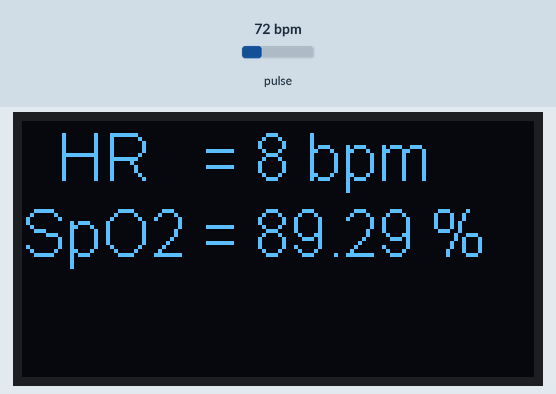
Recording of a sketch running on a simulated ESP32. Shown: 128×64 one-colour display. The test bench sets the inputs (shaded band); at power-on: pulse 72 bpm. WiFi joins after 1.5 s; servers stay silent unless stated; no MQTT or app messages arrive unless stated; what the sketch prints to the serial monitor is not drawn.

Above: at 4.4 s.
4.5 s: pulse set to 42 bpm
At 6.1 s:
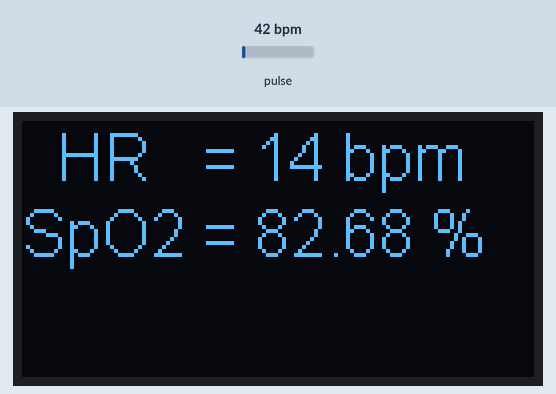
7.2 s: pulse set to 158 bpm
At 8.7 s:
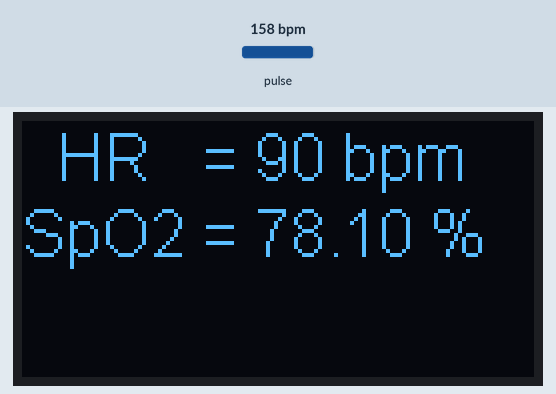
8.8 s: pulse set to 70 bpm
At 17.5 s:
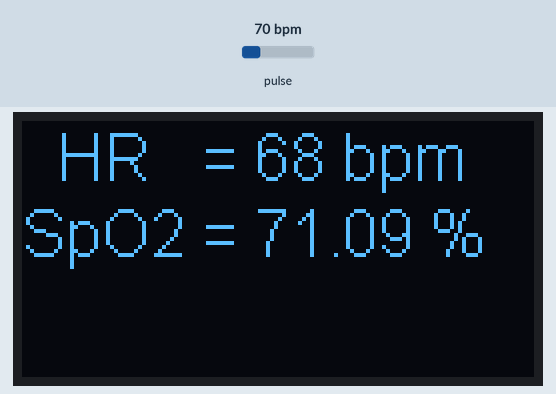
Timing chart, 0 to 17.8 s (numbered marks = the images above; inputs shaded):
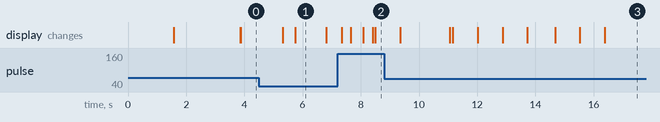

Measured:
- what the display in image 1 shows lasts 1.1 s, from 5.7 s to 6.8 s

The sketch:

Max30102_withdisplay.ino
```cpp
#include <Wire.h>
#include "MAX30105.h"  //sparkfun MAX3010X library
#include "heartRate.h" // Library to Calculate Heart Rate
#include "PubSubClient.h"
#include "WiFi.h"
#include "SSD1306Wire.h"        // legacy: #include "SSD1306.h"
#include <Adafruit_MLX90614.h>
//#include <OneWire.h>
//#include <DallasTemperature.h>

//display config
SSD1306Wire display(0x3c, SDA, SCL, GEOMETRY_128_64, I2C_ONE, 100000);

//DS18B20 Config
//#define DS18B20 4
//OneWire oneWire(DS18B20);
//DallasTemperature thermometer(&oneWire);
double temperatureC = 0;
Adafruit_MLX90614 mlx = Adafruit_MLX90614();


MAX30105 particleSensor; //MAX30105 class object

//Configuration
#define USEFIFO
#define TIMETOBOOT 3000 // wait for this time(msec) to output SpO2
#define SCALE 80 //adjust to display heart beat and SpO2 in the same scale
#define SAMPLING 1 //if you want to see heart beat more precisely , set SAMPLING to 1
#define FINGER_ON 50000 // if red signal is lower than this , it indicates your finger is not on the sensor
#define MINIMUM_SPO2 80.0

double avered = 0;
double aveir = 0;
double sumirrms = 0;
double sumredrms = 0;
int i = 0;
int Num = 100;//calculate SpO2 by this sampling interval
double ESpO2 = 95.0; //initial value of estimated SpO2
double FSpO2 = 0.7;  //filter factor for estimated SpO2
double frate = 0.95; //low pass filter for IR/red LED value to eliminate AC component


//HR Config
const byte RATE_SIZE = 8; //Increase this for more averaging. 4 is good.
byte rates[RATE_SIZE]; //Array of heart rates
byte rateSpot = 0;
long lastBeat = 0; //Time at which the last beat occurred

float beatsPerMinute;
int beatAvg = 0;

//publisher
int iterations = 0;
int counter = 0;
String spo2_;
String bpm_;
String bodytemp;

// WIFI

const char* ssid = "IOT Lab";                 // Your personal network SSID
const char* wifi_password = "iotlab_123"; // Your personal network password

// MQTT
const char* mqtt_server = "10.3.25.107";  // IP of the MQTT broker
const char* spO2_topic = "vitals/spo2/";
const char* bpm_topic = "vitals/HR/";
const char* temperature_topic = "vitals/Temperature/";
const char* mqtt_username = "fyp"; // MQTT username
const char* mqtt_password = "iomd"; // MQTT password
const char* clientID = "IOMD_Watch"; // MQTT client ID

//Condition
bool condition = false;

WiFiClient wifiClient;
PubSubClient client(mqtt_server, 1883, wifiClient);


void connect_MQTT(){
  Serial.print("Connecting to ");
  Serial.println(ssid);

  // Connect to the WiFi
  WiFi.begin(ssid, wifi_password);

  // Wait until the connection has been confirmed before continuing
  while (WiFi.status() != WL_CONNECTED) {
    delay(500);
    Serial.print(".");
  }


  // Debugging - Output the IP Address of the ESP8266
  Serial.println("WiFi connected");
  Serial.print("IP address: ");
  Serial.println(WiFi.localIP());

  // Connect to MQTT Broker
  // client.connect returns a boolean value to let us know if the connection was successful.
  // If the connection is failing, make sure you are using the correct MQTT Username and Password (Setup Earlier in the Instructable)
  if (client.connect(clientID, mqtt_username, mqtt_password)) {
    Serial.println("Connected to MQTT Broker!");
  }
  else {
    Serial.println("Connection to MQTT Broker failed...");
  }
}


void setup()
{
  Serial.begin(115200);
  mlx.begin();

  // Initialize sensor
  if (!particleSensor.begin(Wire, I2C_SPEED_FAST)) //Use default I2C port, 400kHz speed
  {
     Serial.println("MAX30102 was not found. Please check wiring.");
    while (1);
  }

  //Setup to sense a nice looking saw tooth on the plotter for SpO2
  byte ledBrightness = 0x7F; //Options: 0=Off to 255=50mA
  byte sampleAverage = 8; //Options: 1, 2, 4, 8, 16, 32
  byte ledMode = 2; //Options: 1 = Red only, 2 = Red + IR, 3 = Red + IR + Green
  //Options: 1 = IR only, 2 = Red + IR on MH-ET LIVE MAX30102 board
  int sampleRate = 800; //Options: 50, 100, 200, 400, 800, 1000, 1600, 3200
  int pulseWidth = 411; //Options: 69, 118, 215, 411
  int adcRange = 16384; //Options: 2048, 4096, 8192, 16384


  //thermometer.begin();
  connect_MQTT();
  particleSensor.setup(ledBrightness, sampleAverage, ledMode, sampleRate, pulseWidth, adcRange); //Configure sensor
  display.init();
  display.flipScreenVertically();
  display.setFont(ArialMT_Plain_10);
}

void loop()
{

  iterations++;
  if(iterations % 1000 == 0){
    iterations = 0;
    condition = true;
  }


  spo2_= String(ESpO2);
  bpm_= String(beatAvg);
  bodytemp = String(temperatureC);

  uint32_t ir, red , green;
  double fred, fir;
  double SpO2 = 0; //raw SpO2 before low pass filtered
  particleSensor.check();
  while (particleSensor.available()) {

    ir = particleSensor.getFIFORed();
    red = particleSensor.getFIFOIR();
    i++;
    fred = (double)red;
    fir = (double)ir;
    avered = avered * frate + (double)red * (1.0 - frate);//average red level by low pass filter
    aveir = aveir * frate + (double)ir * (1.0 - frate);  //average IR level by low pass filter
    sumredrms += (fred - avered) * (fred - avered);
    sumirrms += (fir - aveir) * (fir - aveir);

    if ((i % SAMPLING) == 0) {
      if ( millis() > TIMETOBOOT) {

        if (checkForBeat(red) == true){
          long delta = millis() - lastBeat;
          lastBeat = millis();
          beatsPerMinute = 60 / (delta / 1000.0);

        if (beatsPerMinute < 255 && beatsPerMinute > 20){
          rates[rateSpot++] = (byte)beatsPerMinute; //Store this reading in the array
          rateSpot %= RATE_SIZE; //Wrap variable
          //Take average of readings
          beatAvg = 0;
          for (byte x = 0 ; x < RATE_SIZE ; x++){beatAvg += rates[x];}
          beatAvg /= RATE_SIZE;
      }
      }

        float ir_forGraph = (2.0 * fir - aveir)/aveir * SCALE ;
        float red_forGraph = (2.0 * fred - avered)/avered * SCALE ;

        if (red < FINGER_ON){
          ESpO2 = MINIMUM_SPO2;
          beatAvg = 0;
          } //indicator for finger detached
        Serial.print(" IR = ");Serial.print(ir_forGraph); // to display pulse wave at the same time with SpO2 data
        Serial.print(" | Red: "); Serial.print(red_forGraph); // to display pulse wave at the same time with SpO2 data
        Serial.print(" | SpO2(%): "); Serial.print(ESpO2); //low pass filtered SpO2
        Serial.print(" | Average HR (bpm): "); Serial.print(beatAvg);
        Serial.print(" | Body Temp (C): "); Serial.println(bodytemp);

        if(beatAvg!=0){
          display_oled();
          publisher();

          if(beatAvg>40 && int(ESpO2)>90){
          temperature_sensor();}
          }


        }
    }

    if ((i % Num) == 0) {
      double R = (sqrt(sumredrms) / avered) / (sqrt(sumirrms) / aveir);
      SpO2 = -23.3 * (R - 0.4) + 100; //https://ww1.microchip.com/downloads/en/AppNotes/00001525B.pdf
      ESpO2 = FSpO2 * ESpO2 + (1.0 - FSpO2) * SpO2;//low pass filter
      sumredrms = 0.0; sumirrms = 0.0; i = 0;
      break;

    }
    particleSensor.nextSample();
   }
}


void publisher(){


  if(((int)ESpO2 != 80) && (beatAvg > 40) && (temperatureC != 0)){
    counter = counter + 1;

    if(counter % 50 == 0){
      counter = 0;
      if (client.publish(spO2_topic, String(spo2_).c_str())) {
        Serial.println("SpO2 sent!");}
      else {
          Serial.println("SpO2 failed to send. Reconnecting to MQTT Broker and trying again");
          client.connect(clientID, mqtt_username, mqtt_password);
          delay(10); // This delay ensures that client.publish doesn't clash with the client.connect call
          client.publish(spO2_topic, String(spo2_).c_str());
          }

      if (client.publish(bpm_topic, String(bpm_).c_str())) {
          Serial.println("Heart Rate sent!");}
      else {
          Serial.println("Temperature failed to send. Reconnecting to MQTT Broker and trying again");
          client.connect(clientID, mqtt_username, mqtt_password);
          delay(10); // This delay ensures that client.publish doesn't clash with the client.connect call
          client.publish(bpm_topic, String(bpm_).c_str());
          }
      if(temperatureC != 0){
        if (client.publish(temperature_topic, bodytemp.c_str())) {
          Serial.println("Temperature sent!");
          }
        else {
          Serial.println("Temperature failed to send. Reconnecting to MQTT Broker and trying again");
          client.connect(clientID, mqtt_username, mqtt_password);
          delay(10); // This delay ensures that client.publish doesn't clash with the client.connect call
          client.publish(temperature_topic, bodytemp.c_str());
        }
      }
    }
   }
  }


void temperature_sensor(){
    if(condition == true){
      condition = false;
      temperatureC = mlx.readObjectTempC();
      delay(10);
    }
  }


void display_oled(){
  display.clear();
  display.setTextAlignment(TEXT_ALIGN_LEFT);
  display.setFont(ArialMT_Plain_16);
  display.drawString(9, 0,  "HR   = " +bpm_ +" bpm");
  display.drawString(0, 19, "SpO2 = " +spo2_ +" %" );
  if(temperatureC != 0){display.drawString(0, 40, "Temp = " +bodytemp +" C");}
  // write the buffer to the display
  display.display();
  delay(10);
  }
```
